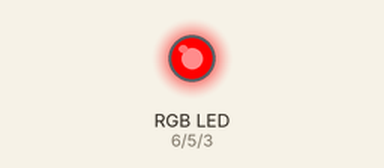
Simulated run of this sketch. Board: Arduino Uno, built with avr-gcc and run on an emulated ATmega328P. Shown: an RGB LED mixed from three pins (HIGH = lit). Dim RGB values are drawn brighter than linear; what the sketch prints to the serial monitor is not drawn.

Above: at 0.05 s.
At 0.8 s:
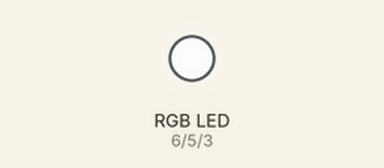
At 3.2 s:
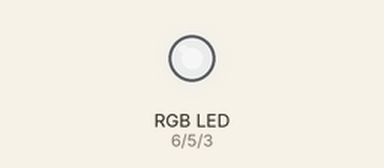
At 6.4 s:
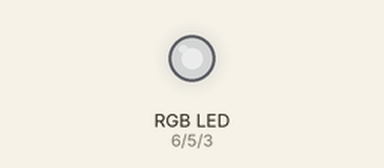
At 9.6 s:
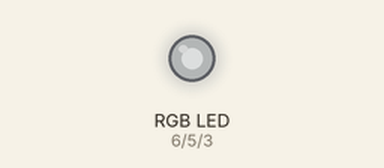
At 12.8 s:
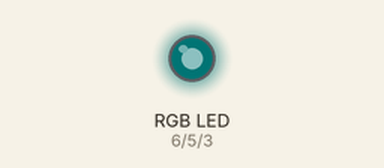
Timing chart, 0 to 16.6 s (numbered marks = the images above):
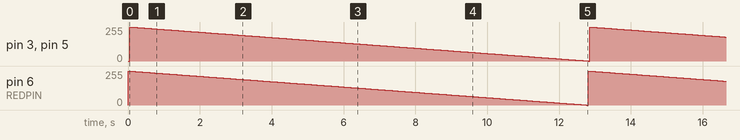

The sketch:

Bluetooth_Android.ino
```cpp
// Serial Parameters: COM11 9600 8 N 1
// \r or \n to end command line
// Bluetooth is on Pin 0 & 1 @ 9600 speed

// Command structure
// CMD RED|GREEN|YELLOW=ON|OFF

#define REDPIN 6
#define GREENPIN 5
#define BLUEPIN 3

int maxSeconds = 10; // send status message every maxSeconds

String inputString = "";
String command = "";
String value = "";
boolean stringComplete = false;

void setup(){
  Serial.begin(9600);
  Serial.print("Test");

  inputString.reserve(50);
  command.reserve(50);
  value.reserve(50);

  pinMode(REDPIN, OUTPUT);
  pinMode(GREENPIN, OUTPUT);
  pinMode(BLUEPIN, OUTPUT);
  digitalWrite(REDPIN, LOW);
  digitalWrite(GREENPIN, LOW);
  digitalWrite(BLUEPIN, LOW);

}

// interpret and execute command when received
// then report status if flag raised by timer interrupt
void loop(){
  int intValue = 0;


  //fade(20);
  //police2();
  pulse(255, 0, 0);


  /*
  if (stringComplete) {
    Serial.println(inputString);
    boolean stringOK = false;
    if (inputString.startsWith("CMD ")) {
      inputString = inputString.substring(4);
      int pos = inputString.indexOf('=');
      if (pos > -1) {
        command = inputString.substring(0, pos);
        value = inputString.substring(pos+1, inputString.length()-1);  // extract command up to \n exluded
        //Serial.println(command);
        //Serial.println(value);
        if (command.equals("RED")) { // RED=ON|OFF
          value.equals("ON") ? digitalWrite(REDPIN, HIGH) : digitalWrite(REDPIN, LOW);
          stringOK = true;
        }
        else if (command.equals("GREEN")) { // GREEN=ON|OFF
          value.equals("ON") ? digitalWrite(GREENPIN, HIGH) : digitalWrite(GREENPIN, LOW);
          stringOK = true;
        }
        else if (command.equals("BLUE")) { // BLUE=ON|OFF
          value.equals("ON") ? digitalWrite(BLUEPIN, HIGH) : digitalWrite(BLUEPIN, LOW);
          stringOK = true;
        }
        else if (command.equals("TMAX")) { // TMAX=value

        }
        else if (command.equals("SECONDS")) { // SECONDS=value

        }
      } // pos > -1
      else if (inputString.startsWith("STATUS")) {
        /*Serial.print("STATUS RED=");
        Serial.println(digitalRead(led3Pin));
        Serial.print("STATUS GREEN=");
        Serial.println(digitalRead(led2Pin));
        Serial.print("STATUS YELLOW=");
        Serial.println(digitalRead(led1Pin));
        Serial.print("STATUS TMAX=");
        Serial.println(maxTemp);
        Serial.print("STATUS SECONDS=");
        Serial.println(maxSeconds);
        Serial.print("STATUS TEMP=");
        Serial.println(temperature);
        Serial.print("STATUS THIGH=");
        Serial.println(tempHigh);
        stringOK = true;*/
      //} // inputString.startsWith("STATUS")
    //} // inputString.startsWith("CMD ")
    /*    stringOK ? Serial.println("Command Executed") : Serial.println("Invalid Command");


    inputString = "";
    stringComplete = false;

  }
  */
}

/*
  SerialEvent occurs whenever a new data comes in the
 hardware serial RX.  This routine is run between each
 time loop() runs, so using delay inside loop can delay
 response.  Multiple bytes of data may be available.
 */
void serialEvent() {
  while (Serial.available()) {
    // get the new byte:
    char inChar = (char)Serial.read();
    inputString += inChar;
    if (inChar == '\n' || inChar == '\r') {
      stringComplete = true;
    }
  }
}

void enlightRGB(int red, int green, int blue) {
  analogWrite(REDPIN, red);
  analogWrite(GREENPIN, green);
  analogWrite(BLUEPIN, blue);
}

void fade(int speed) {
  int r=255, g, b;

  //Red to light green
  for(g=0; g<255; g++) {
    enlightRGB(r, g, b);
    delay(speed+10);
  }
  //Green
  for(r=255; r>0; r--) {
    enlightRGB(r, g, b);
    delay(speed);
  }

  for(b=0; b<255; b++) {
    enlightRGB(r, g, b);
    delay(speed);
  }

  for(g=255; g>0; g--) {
    enlightRGB(r, g, b);
    delay(speed);
  }

  for(r=0; r<255; r++) {
    enlightRGB(r, g, b);
    delay(speed);
  }

  for(b=255; b>0; b--) {
    enlightRGB(r, g, b);
    delay(speed);
  }

}

void police() {
  int r, g, b;

  for(b=255; b>100; b--) {
    enlightRGB(r, g, b);
    delay(5);
  }
  b=0;
  for(r=255; r>100; r--) {
    enlightRGB(r, g, b);
    delay(5);
  }

}

void police2() {

  enlightRGB(0, 0, 255);
  delay(100);
  enlightRGB(0, 0, 0);
  delay(100);
  enlightRGB(0, 0, 255);
  delay(100);
  enlightRGB(0, 0, 0);
  delay(100);
  enlightRGB(255, 0, 0);
  delay(100);
  enlightRGB(0, 0, 0);
  delay(100);
  enlightRGB(255, 0, 0);
  delay(100);


}

void pulse(int r, int g, int b) {

  int maxVal = r>g ? (r>b ? r : b) : (g>b ? g : b);

  for(maxVal=maxVal; maxVal>maxVal-50; maxVal--) {
    enlightRGB(r--, g--, b--);
    delay(50);

  }


}
```

Measured:
- by itself, pin 3 (BLUEPIN), pin 5 (GREENPIN), pin 6 (REDPIN): ramps from 255/255 to 0/255 and jumps back, once every 12.8 s
